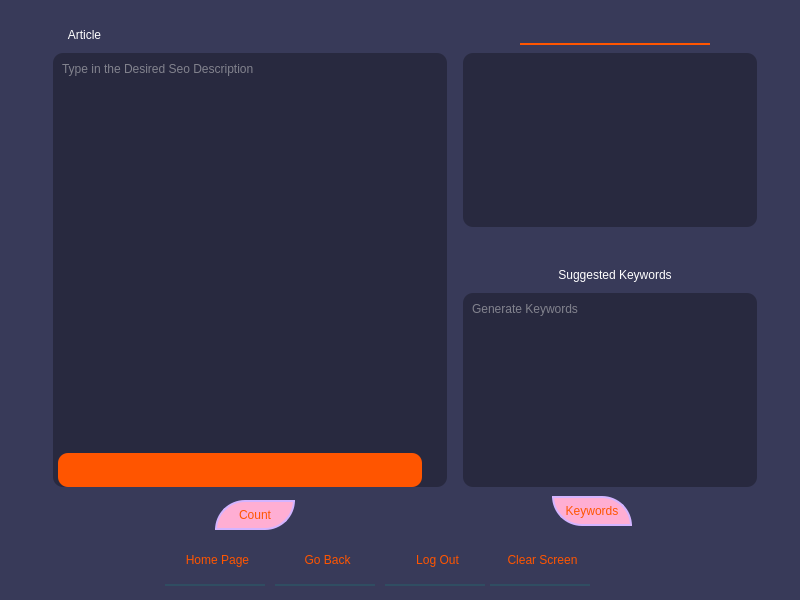
<?xml version="1.0" encoding="UTF-8"?>
<ui version="4.0">
 <class>Dialog</class>
 <widget class="QDialog" name="Dialog">
  <property name="geometry">
   <rect>
    <x>0</x>
    <y>0</y>
    <width>800</width>
    <height>600</height>
   </rect>
  </property>
  <property name="windowTitle">
   <string>Dialog</string>
  </property>
  <widget class="QWidget" name="widget" native="true">
   <property name="geometry">
    <rect>
     <x>0</x>
     <y>0</y>
     <width>800</width>
     <height>600</height>
    </rect>
   </property>
   <property name="styleSheet">
    <string notr="true">QWidget#widget{
	background-color: rgb(56, 58, 89);
	color: rgb(220, 220, 220);
}</string>
   </property>
   <widget class="QTextEdit" name="textEdit_3">
    <property name="geometry">
     <rect>
      <x>50</x>
      <y>50</y>
      <width>400</width>
      <height>440</height>
     </rect>
    </property>
    <property name="styleSheet">
     <string notr="true">QTextEdit{
	background-color: rgba(0, 0, 0, 75);
	color: rgb(220, 220, 220);
	border-radius: 10px;
	margin: 3px;
	padding: 5px;
}

QTextEdit:hover{
	border: 3px solid rgb(230, 208, 255);
}</string>
    </property>
    <property name="placeholderText">
     <string>Type in the Desired Seo Description</string>
    </property>
   </widget>
   <widget class="QPushButton" name="home">
    <property name="geometry">
     <rect>
      <x>165</x>
      <y>536</y>
      <width>100</width>
      <height>50</height>
     </rect>
    </property>
    <property name="styleSheet">
     <string notr="true">QPushButton{
	font: 75 9pt &quot;Constantia&quot;;
	color: rgb(255, 85, 0);
	background-color: rgba(0, 0, 0, 0);
	border: none;
	border-bottom: 2px solid rgba(46, 82, 101, 200);
	padding-left: 5px;
}

QPushButton:hover{
	font: 75 9pt &quot;Constantia&quot;;
	color: rgb(255, 85, 0);
	background-color: rgba(0, 0, 0, 0);
	border: none;
	border-bottom: 2px solid rgb(255, 85, 0);
}
</string>
    </property>
    <property name="text">
     <string>Home Page</string>
    </property>
   </widget>
   <widget class="QPushButton" name="goback">
    <property name="geometry">
     <rect>
      <x>275</x>
      <y>536</y>
      <width>100</width>
      <height>50</height>
     </rect>
    </property>
    <property name="styleSheet">
     <string notr="true">QPushButton{
	font: 75 9pt &quot;Constantia&quot;;
	color: rgb(255, 85, 0);
	background-color: rgba(0, 0, 0, 0);
	border: none;
	border-bottom: 2px solid rgba(46, 82, 101, 200);
	padding-left: 5px;
}

QPushButton:hover{
	font: 75 9pt &quot;Constantia&quot;;
	color: rgb(255, 85, 0);
	background-color: rgba(0, 0, 0, 0);
	border: none;
	border-bottom: 2px solid rgb(255, 85, 0);
}
</string>
    </property>
    <property name="text">
     <string>Go Back</string>
    </property>
   </widget>
   <widget class="QPushButton" name="home_3">
    <property name="geometry">
     <rect>
      <x>385</x>
      <y>536</y>
      <width>100</width>
      <height>50</height>
     </rect>
    </property>
    <property name="styleSheet">
     <string notr="true">QPushButton{
	font: 75 9pt &quot;Constantia&quot;;
	color: rgb(255, 85, 0);
	background-color: rgba(0, 0, 0, 0);
	border: none;
	border-bottom: 2px solid rgba(46, 82, 101, 200);
	padding-left: 5px;
}

QPushButton:hover{
	font: 75 9pt &quot;Constantia&quot;;
	color: rgb(255, 85, 0);
	background-color: rgba(0, 0, 0, 0);
	border: none;
	border-bottom: 2px solid rgb(255, 85, 0);
}
</string>
    </property>
    <property name="text">
     <string>Log Out</string>
    </property>
   </widget>
   <widget class="QPushButton" name="descriptionButton">
    <property name="geometry">
     <rect>
      <x>215</x>
      <y>500</y>
      <width>80</width>
      <height>30</height>
     </rect>
    </property>
    <property name="styleSheet">
     <string notr="true">QPushButton{
	font: 75 9pt &quot;Constantia&quot;;
	color: rgb(255, 85, 0);
	border: 2px solid rgb(212, 180, 255);
	border-bottom-right-radius: 30px;
	border-top-left-radius: 30px;
	background-color: rgb(255, 174, 211);
}

QPushButton:hover{
	border: 3px solid rgb(230, 208, 255);
	border-top-right-radius: 30px;
	border-bottom-left-radius: 30px;
	border-bottom-right-radius: 0px;
	border-top-left-radius: 0px;
}</string>
    </property>
    <property name="text">
     <string>Count</string>
    </property>
   </widget>
   <widget class="QPushButton" name="keyword">
    <property name="geometry">
     <rect>
      <x>552</x>
      <y>496</y>
      <width>80</width>
      <height>30</height>
     </rect>
    </property>
    <property name="styleSheet">
     <string notr="true">QPushButton{
	font: 75 9pt &quot;Constantia&quot;;
	color: rgb(255, 85, 0);
	border: 2px solid rgb(212, 180, 255);
	border-bottom-left-radius: 30px;
	border-top-right-radius: 30px;
	background-color: rgb(255, 174, 211);
}

QPushButton:hover{
	border: 3px solid rgb(230, 208, 255);
	border-top-left-radius: 30px;
	border-bottom-right-radius: 30px;
	border-bottom-left-radius: 0px;
	border-top-right-radius: 0px;
}</string>
    </property>
    <property name="text">
     <string>Keywords</string>
    </property>
   </widget>
   <widget class="QPushButton" name="clearButton">
    <property name="geometry">
     <rect>
      <x>490</x>
      <y>536</y>
      <width>100</width>
      <height>50</height>
     </rect>
    </property>
    <property name="styleSheet">
     <string notr="true">QPushButton{
	font: 75 9pt &quot;Constantia&quot;;
	color: rgb(255, 85, 0);
	background-color: rgba(0, 0, 0, 0);
	border: none;
	border-bottom: 2px solid rgba(46, 82, 101, 200);
	padding-left: 5px;
}

QPushButton:hover{
	font: 75 9pt &quot;Constantia&quot;;
	color: rgb(255, 85, 0);
	background-color: rgba(0, 0, 0, 0);
	border: none;
	border-bottom: 2px solid rgb(255, 85, 0);
}
</string>
    </property>
    <property name="text">
     <string>Clear Screen</string>
    </property>
   </widget>
   <widget class="QLabel" name="label_5">
    <property name="geometry">
     <rect>
      <x>0</x>
      <y>20</y>
      <width>169</width>
      <height>30</height>
     </rect>
    </property>
    <property name="styleSheet">
     <string notr="true">QLabel{
	color: #ffffff;
	font: 8pt &quot;Georgia&quot;;
}</string>
    </property>
    <property name="text">
     <string>Article</string>
    </property>
    <property name="alignment">
     <set>Qt::AlignCenter</set>
    </property>
   </widget>
   <widget class="QLabel" name="label_6">
    <property name="geometry">
     <rect>
      <x>520</x>
      <y>260</y>
      <width>190</width>
      <height>30</height>
     </rect>
    </property>
    <property name="styleSheet">
     <string notr="true">QLabel{
	color: #ffffff;
	font: 8pt &quot;Georgia&quot;;
}</string>
    </property>
    <property name="text">
     <string>Suggested Keywords</string>
    </property>
    <property name="alignment">
     <set>Qt::AlignCenter</set>
    </property>
   </widget>
   <widget class="QTextBrowser" name="textEdit_4">
    <property name="geometry">
     <rect>
      <x>460</x>
      <y>290</y>
      <width>300</width>
      <height>200</height>
     </rect>
    </property>
    <property name="styleSheet">
     <string notr="true">QTextBrowser{
	background-color: rgba(0, 0, 0, 75);
	color: rgb(220, 220, 220);
	border-radius: 10px;
	margin: 3px;
	padding: 5px;
}

QTextBrowser:hover{
	border: 3px solid rgb(230, 208, 255);
}</string>
    </property>
    <property name="placeholderText">
     <string>Generate Keywords</string>
    </property>
   </widget>
   <widget class="QTextBrowser" name="textEdit_5">
    <property name="geometry">
     <rect>
      <x>460</x>
      <y>50</y>
      <width>300</width>
      <height>180</height>
     </rect>
    </property>
    <property name="styleSheet">
     <string notr="true">QTextBrowser{
	background-color: rgba(0, 0, 0, 75);
	color: rgb(220, 220, 220);
	border-radius: 10px;
	margin: 3px;
	padding: 5px;
}

QTextBrowser:hover{
	border: 3px solid rgb(230, 208, 255);
}</string>
    </property>
   </widget>
   <widget class="QLabel" name="slide">
    <property name="geometry">
     <rect>
      <x>520</x>
      <y>30</y>
      <width>190</width>
      <height>15</height>
     </rect>
    </property>
    <property name="styleSheet">
     <string notr="true">QLabel{
	font: 75 9pt &quot;Constantia&quot;;
	color: rgb(255, 85, 0);
	background-color: rgba(0, 0, 0, 0);
	border: none;
	border-bottom: 2px solid rgb(255, 85, 0);
	padding-left: 5px;
}

QLabel:hover{
	font: 75 9pt &quot;Constantia&quot;;
	color: rgb(255, 85, 0);
	background-color: rgba(0, 0, 0, 0);
	border: none;
	border-bottom: 2px solid rgb(255, 85, 0);
}
</string>
    </property>
    <property name="text">
     <string/>
    </property>
    <property name="alignment">
     <set>Qt::AlignCenter</set>
    </property>
   </widget>
   <widget class="QTextBrowser" name="titleLabel_3">
    <property name="geometry">
     <rect>
      <x>55</x>
      <y>450</y>
      <width>370</width>
      <height>40</height>
     </rect>
    </property>
    <property name="styleSheet">
     <string notr="true">QTextBrowser{
	background-color: rgb(255, 85, 0);
	color: #ffffff;
	border-radius: 10px;
	margin: 3px;
	padding: 5px;
	padding-left: 15px;
}</string>
    </property>
    <property name="frameShape">
     <enum>QFrame::Box</enum>
    </property>
    <property name="frameShadow">
     <enum>QFrame::Raised</enum>
    </property>
   </widget>
  </widget>
 </widget>
 <resources/>
 <connections/>
</ui>
